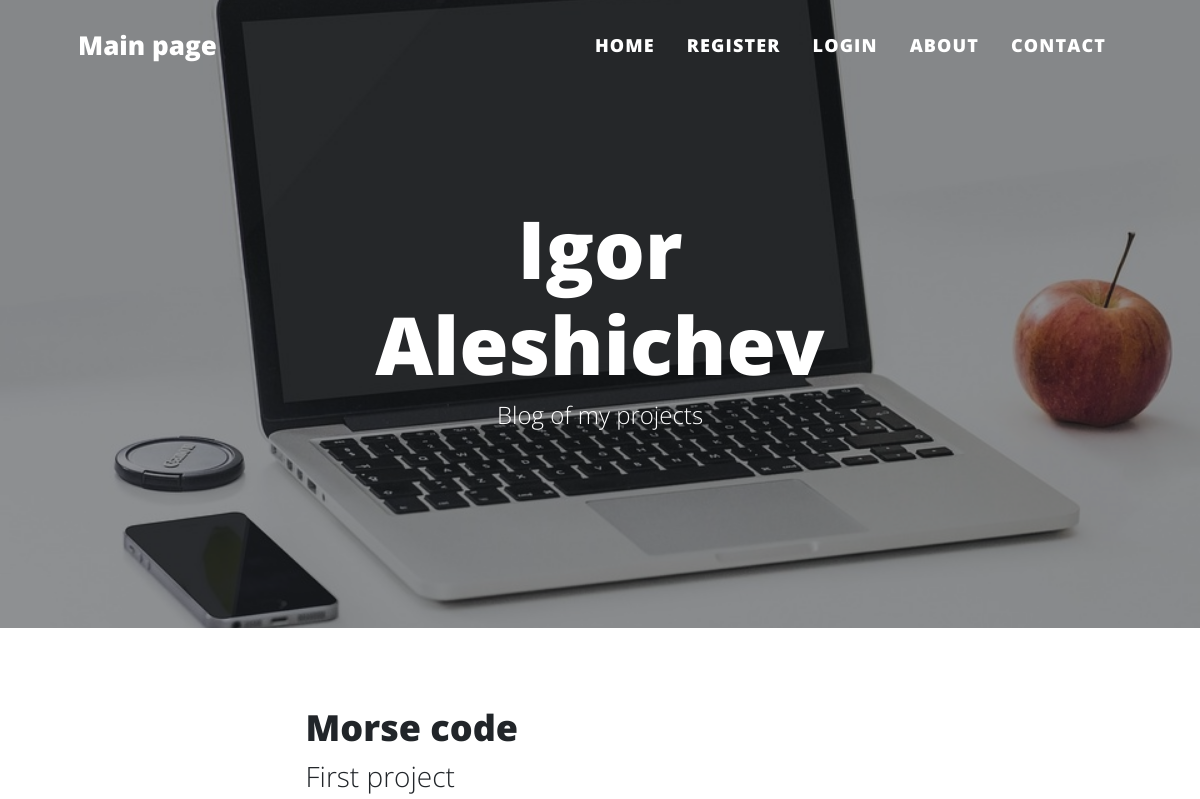
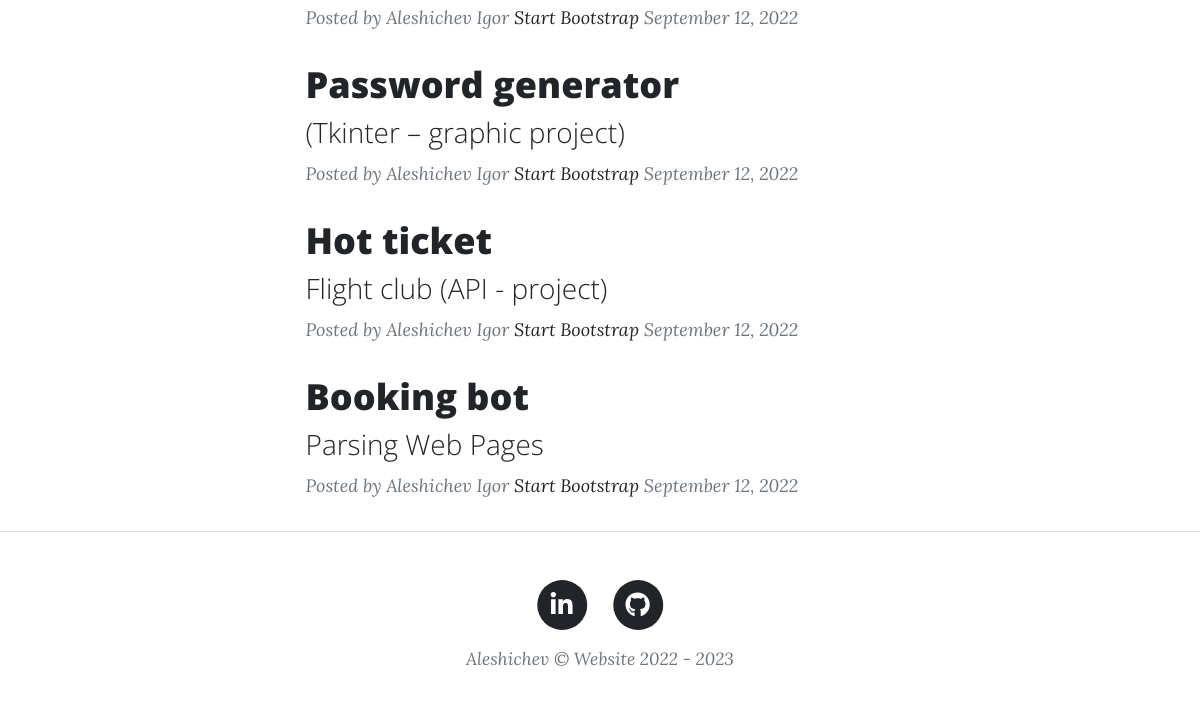
Before: / with the older database file (2 pictures, top to bottom).
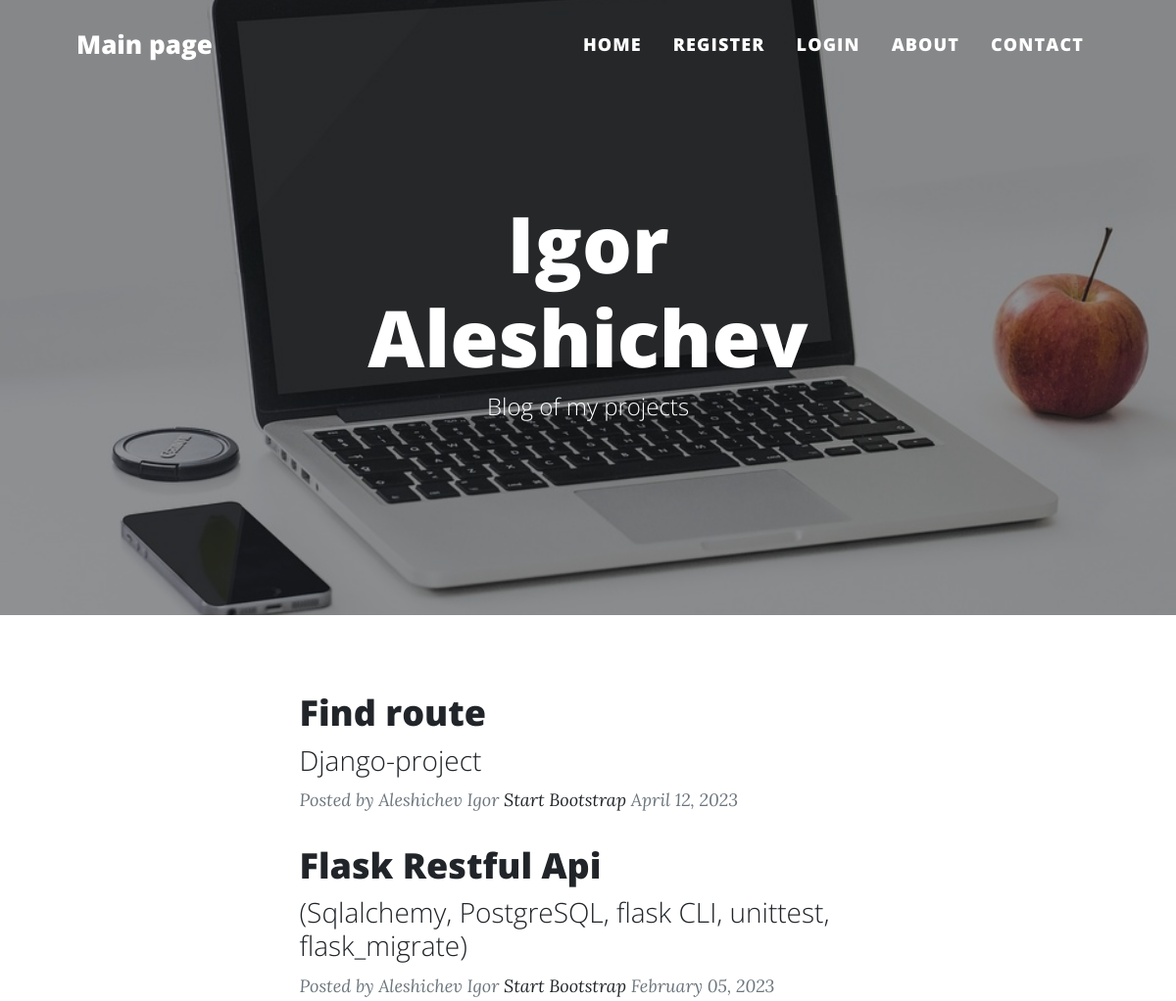
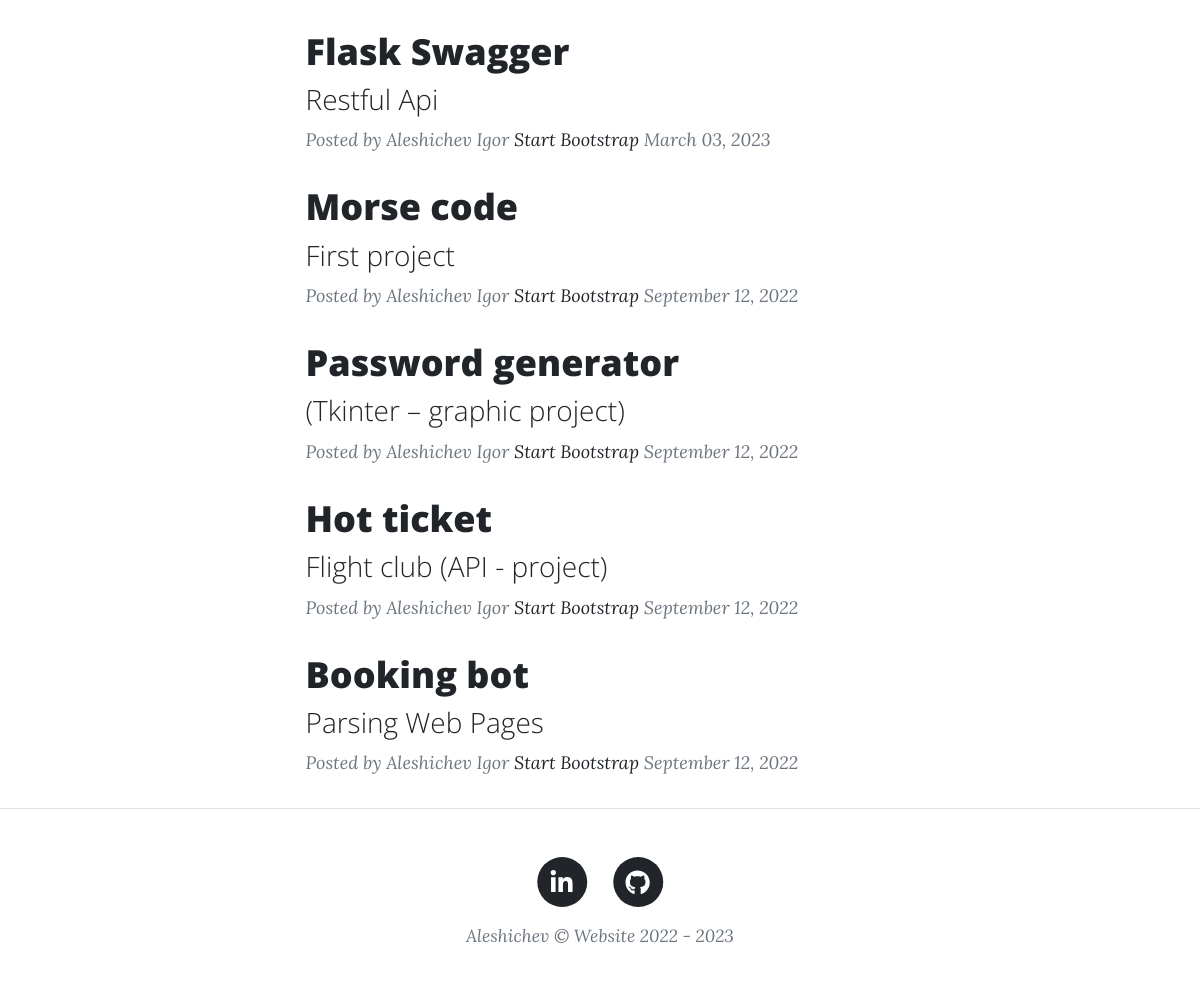
After: the same page with the newer database file (2 pictures, top to bottom).
### main.py (models this page shows)
class BlogPost(db.Model):
    __tablename__ = "blog_posts"
    id = db.Column(db.Integer, primary_key=True)
    author_id = db.Column(db.Integer, db.ForeignKey("users.id"))
    author = relationship("User", back_populates="posts")
    title = db.Column(db.String(250), unique=True, nullable=False)
    subtitle = db.Column(db.String(250), nullable=False)
    date = db.Column(db.String(250), nullable=False)
    body = db.Column(db.Text, nullable=False)
    img_url = db.Column(db.String(250), nullable=False)
    comments = relationship("Comment", back_populates="parent_post")

class User(UserMixin, db.Model):
    __tablename__ = "users"
    id = db.Column(db.Integer, primary_key=True)
    email = db.Column(db.String(100), unique=True)
    password = db.Column(db.String(100))
    name = db.Column(db.String(1000))
    posts = relationship("BlogPost", back_populates="author")
    comments = relationship("Comment", back_populates="comment_author")

### main.py (the view)
@app.route("/")
def home():
    posts = BlogPost.query.order_by(BlogPost.date).all()
    return render_template("index.html", all_posts=posts, current_user=current_user)

### templates/index.html (shortened to what this page needs)
{% include "header.html" %}
        <header class="masthead" style="background-image: url('static/assets/img/home-bg.jpg')">
            <div class="container position-relative px-4 px-lg-5">
                <div class="row gx-4 gx-lg-5 justify-content-center">
                    <div class="col-md-10 col-lg-8 col-xl-7">
                        <div class="site-heading">
                            <h1>Igor Aleshichev</h1>
                            <span class="subheading">Blog of my projects</span>
                        </div>
                    </div>
                </div>
            </div>
        </header>
        <div class="container px-4 px-lg-5">
            <div class="row gx-4 gx-lg-5 justify-content-center">
                <div class="col-md-10 col-lg-8 col-xl-7">
                    {% for post in all_posts:%}
                    <div class="post-preview">
                        <a href="{{ url_for ('post', index=post.id )}}">
                            <h2 class="post-title">{{post.title}}</h2>
                            <h3 class="post-subtitle">{{post.subtitle}}</h3>
                        </a>
                        <p class="post-meta">
                            Posted by {{post.author.name}}
                            <a href="#!">Start Bootstrap</a>
                            {{post.date}}
                        </p>
                    </div>
                    {% endfor %}
                </div>
            </div>
        </div>
{% include "footer.html" %}

### templates/header.html (shortened to what this page needs)
<!DOCTYPE html>
<html lang="en">
  <head>
    <link
      href="{{ url_for('static', filename='css/styles.css') }}"
      rel="stylesheet"
    />
  </head>
  <body>
    <nav class="navbar navbar-expand-lg navbar-light" id="mainNav">
      <div class="container px-4 px-lg-5">
        <a
          class="navbar-brand"
          href="{{ url_for ('home') }}"
          style="font-size: 26px"
          >Main page</a
        >
        <div class="collapse navbar-collapse" id="navbarResponsive">
          <ul class="navbar-nav ms-auto py-4 py-lg-0">
            <li class="nav-item">
              <a
                class="nav-link px-lg-3 py-3 py-lg-4"
                href="{{ url_for ('home') }}"
                style="font-size: 18px"
                >Home</a
              >
            </li>
            {% if not current_user.is_authenticated: %}
            <li class="nav-item">
              <a
                class="nav-link px-lg-3 py-3 py-lg-4"
                href="{{ url_for ('register') }}"
                style="font-size: 18px"
                >Register</a
              >
            </li>
            <li class="nav-item">
              <a
                class="nav-link px-lg-3 py-3 py-lg-4"
                href="{{ url_for ('login') }}"
                style="font-size: 18px"
                >Login</a
              >
            </li>
            {% endif %}
            <li class="nav-item">
              <a
                class="nav-link px-lg-3 py-3 py-lg-4"
                href="{{ url_for ('about') }}"
                style="font-size: 18px"
                >About</a
              >
            </li>
            <li class="nav-item">
              <a
                class="nav-link px-lg-3 py-3 py-lg-4"
                href="{{ url_for ('contact') }}"
                style="font-size: 18px"
                >Contact</a
              >
            </li>
          </ul>
        </div>
      </div>
    </nav>
  </body>
</html>

### templates/footer.html (shortened to what this page needs)
        <footer class="border-top">
            <div class="container px-4 px-lg-5">
                <div class="row gx-4 gx-lg-5 justify-content-center">
                    <div class="col-md-10 col-lg-8 col-xl-7">
                        <ul class="list-inline text-center">
                            <li class="list-inline-item">
                                <a target="_blank" href="https://www.linkedin.com/in/igor-aleshichev-739a98240/">
                                    <span class="fa-stack fa-lg">
                                        <i class="fas fa-circle fa-stack-2x"></i>
                                        <i class="fab fa-linkedin-in fa-stack-1x fa-inverse"></i>
                                    </span>
                                </a>
                            </li>
                            <li class="list-inline-item">
                                <a target="_blank" href="https://github.com/Aleshichev">
                                    <span class="fa-stack fa-lg">
                                        <i class="fas fa-circle fa-stack-2x"></i>
                                        <i class="fab fa-github fa-stack-1x fa-inverse"></i>
                                    </span>
                                </a>
                            </li>
                        </ul>
                        <div class="small text-center text-muted fst-italic">Aleshichev &copy; Website 2022 - 2023</div>
                    </div>
                </div>
            </div>
        </footer>
    </body>
</html>

Changed rows visible on the page:
added BlogPost: title "Find route", subtitle "Django-project", author.name "Aleshichev Igor", date "April 12, 2023"
added BlogPost: title "Flask Restful Api", subtitle "(Sqlalchemy, PostgreSQL, flask CLI, unittest, flask_migrate)", author.name "Aleshichev Igor", date "February 05, 2023"
added BlogPost: title "Flask Swagger", subtitle "Restful Api", author.name "Aleshichev Igor", date "March 03, 2023"
